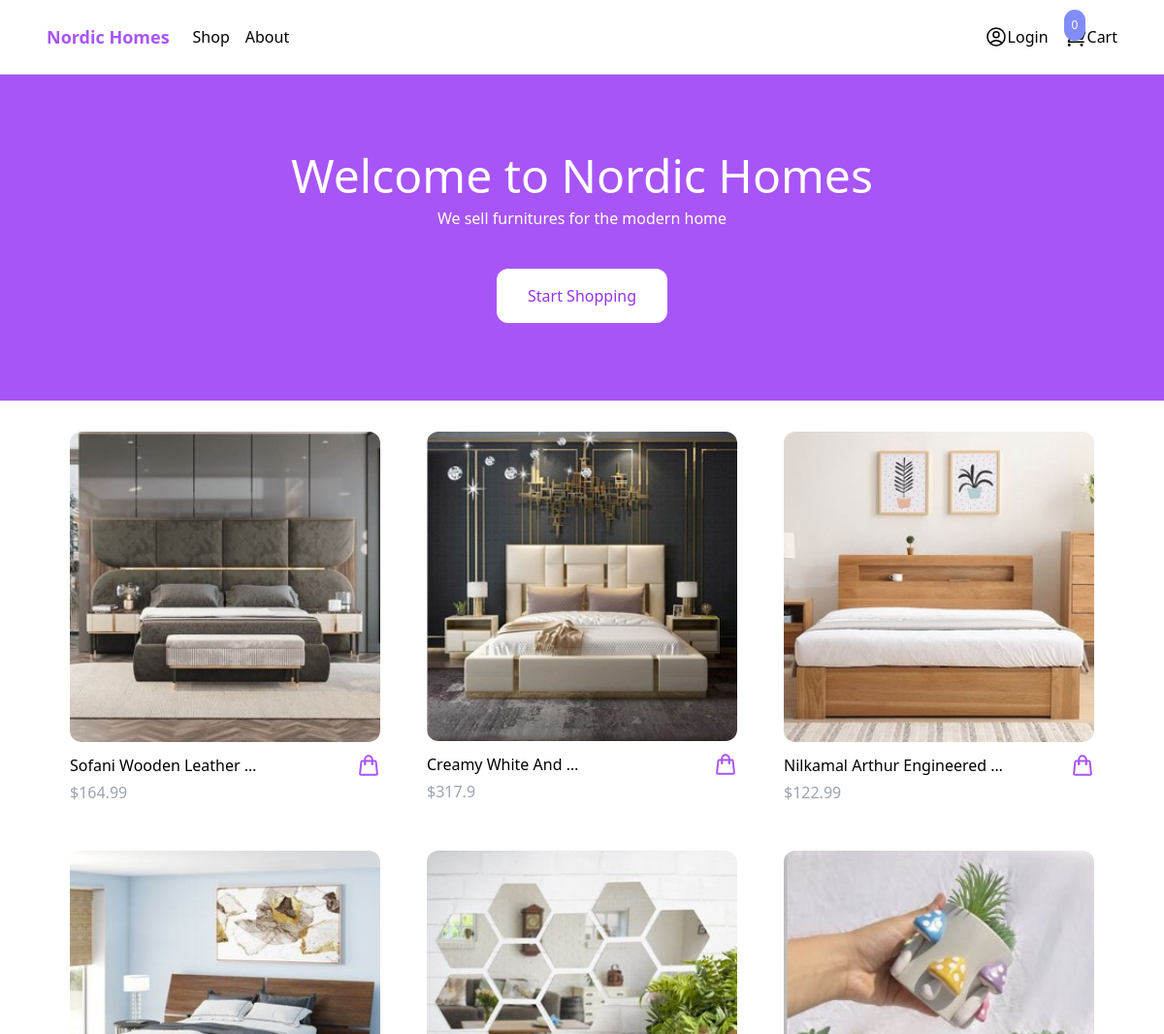
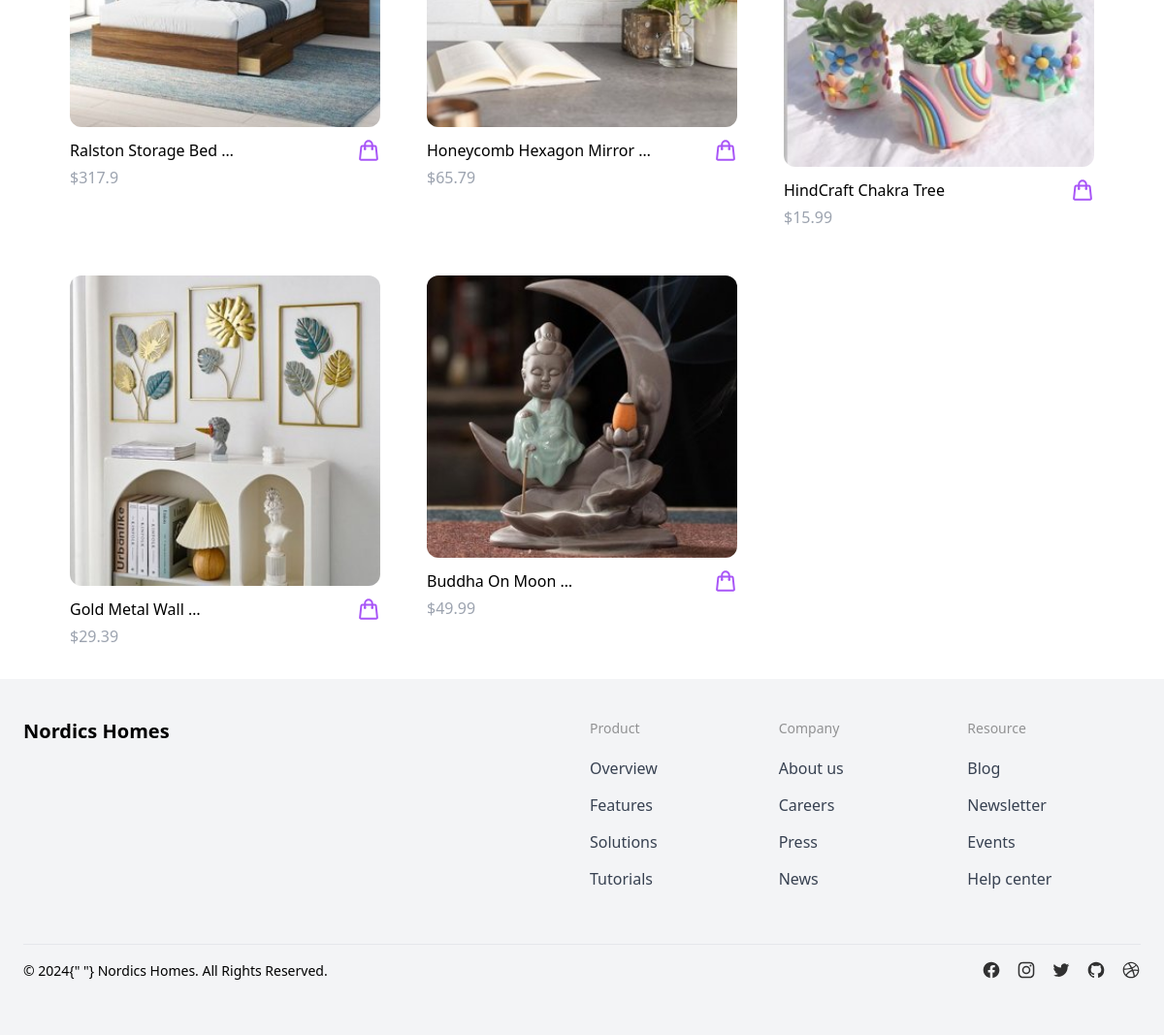
The page / on the database its author committed (2 pictures, top to bottom).
### products/models.py (models this page shows, shortened)
class Product(models.Model):
    category = models.ForeignKey(Category, related_name='products', on_delete=models.CASCADE)
    name = models.CharField(max_length=255)
    slug = models.SlugField()
    description  = models.TextField(blank=True, null=True)
    price = models.IntegerField()
    created_at = models.DateTimeField(auto_now_add=True)
    image = models.ImageField(upload_to='uploads/', blank=True, null=True)
    thumbnail = models.ImageField(upload_to='uploads/', blank=True, null=True)
    class Meta:
        ordering = ('-created_at',)
    def get_display_price(self):
        return self.price / 100
    def get_thumbnail(self):
        if self.thumbnail:
            return self.thumbnail.url

### core/views.py (the view)
# urls.py: path('', frontpage, name='frontpage'),
def frontpage(request):
    products = Product.objects.all()[0:8]
    return render(request, 'core/frontpage.html', {'products': products})

### cart/cart.py (called while the page is built)
    def __len__(self):
        return sum(item['quantity'] for item in self.cart.values())

### cart/context_processors.py (called while the page is built)
def cart(request):
    return{'cart': Cart(request)}

### core/templates/core/frontpage.html (shortened to what this page needs)
{% extends 'core/base.html' %}
{% block content %}
<header class="px-6 py-10 lg:py-20 bg-purple-500">
    <div class="max-w-3xl mx-auto text-center">
        <p class="mb-2 text-3xl lg:text-5xl text-white">Welcome to Nordic Homes</p>
        <p class="mb-10 text-white">We sell furnitures for the modern home</p>
        <a href="{% url 'shop' %}" class="inline-block px-8 py-4 rounded-xl font-medium bg-white text-purple-600 hover:bg-gray-200">Start
            Shopping</a>
    </div>
</header>
<div class="max-w-6xl mx-auto py-2 px-6 xl:px-0">
    <div class="products flex items-centre flex-wrap ">
        {% for product in products %}
            {% include 'product/partials/product_list_item.html' %}
        {% endfor %}
    </div>
</div>
{% endblock content %}

### products/templates/product/partials/product_list_item.html (shortened to what this page needs)
<div class="w-full md:w-1/3 xl:w-1/4 p-6">
    <a href="{% url 'product' product.slug %}">
        <img src="{{ product.get_thumbnail }}"
            class="w-full rounded-xl hover:shadow-lg transition duration-300 ease-in-out hover:scale-110" alt="">
    </a>
    <div class="pt-3 flex items-center justify-between">
        <a href="{% url 'product' product.slug %}">{{ product.name|truncatewords:3 }}</a>
        <a
            href="#"
            hx-get="{% url 'add_to_cart' product.id %}"
            hx-target="#menu-cart-button"
            hx-swap="outerHTMl"
            class="text-purple-500 hover:text-purpal-500"
        >
        </a>
    </div>
    <p class="pt-1 text-gray-400">${{ product.get_display_price }}</p>
</div>

### rows shown on the page
Product: get_thumbnail (picture), name "Sofani Wooden Leather …", get_display_price "164.99"
Product: get_thumbnail (picture), name "Creamy White And …", get_display_price "317.9"
Product: get_thumbnail (picture), name "Nilkamal Arthur Engineered …", get_display_price "122.99"
Product: get_thumbnail (picture), name "Ralston Storage Bed …", get_display_price "317.9"
Product: get_thumbnail (picture), name "Honeycomb Hexagon Mirror …", get_display_price "65.79"
Product: get_thumbnail (picture), name "HindCraft Chakra Tree", get_display_price "15.99"
Product: get_thumbnail (picture), name "Gold Metal Wall …", get_display_price "29.39"
Product: get_thumbnail (picture), name "Buddha On Moon …", get_display_price "49.99"

### other values the page prints
{{ cart|length }} "0"
